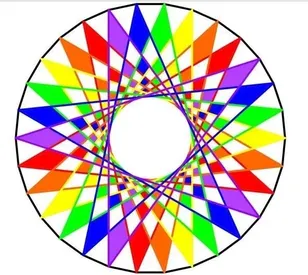
#> input picture Friday 08:30 - 10:30/E22CSEU1069_Adv_Cv_Labs/LAB_6/image.webp, 308 x 275 px, shrunk from 592 x 528 before the run, found by its file name
$ jupyter execute --allow-errors e22cseu1069_Lab6_Anmol_Pandey.ipynb   (older library calls are emulated)
#> lines starting #> are read from the running program, lines starting #| are printed output that depends on the picture; after the words box and inside, x2 and y2 are one past the last pixel; in counts of white or black regions, pixels touching at a corner belong together
[cell 1]
import cv2
import numpy as np
import matplotlib.pyplot as plt
from skimage import feature

# Load image
image = cv2.imread('/content/image.webp')
#> image is the input picture: shape (275, 308, 3); mean B, G, R 185.9, 194.8, 208.8
if image is None:
    print("Error: Image not found.")
else:
    print("Image loaded successfully.")

# Convert to HSV
hsv_image = cv2.cvtColor(image, cv2.COLOR_BGR2HSV)
#> hsv_image: shape (275, 308, 3); mean H, S, V 49.1, 83.1, 234.2

# Convert to Grayscale
gray = cv2.cvtColor(image, cv2.COLOR_BGR2GRAY)

# Apply Morphological Operations (to reduce noise)
kernel = np.ones((5,5), np.uint8)
morph_image = cv2.morphologyEx(gray, cv2.MORPH_CLOSE, kernel)

# Gabor Filter - Tuned Parameters
def apply_gabor(image):
    g_kernel = cv2.getGaborKernel(
        (21, 21),      # Kernel size
        5.0,           # Sigma (smoothness)
        np.pi / 4,     # Theta (orientation)
        10.0,          # Lambda (wavelength)
        0.5,           # Gamma (aspect ratio)
        0,             # Psi (phase offset)
        ktype=cv2.CV_32F
    )
    filtered_img = cv2.filter2D(image, cv2.CV_8UC3, g_kernel)
    return filtered_img

gabor_image = apply_gabor(morph_image)

# LBP for Texture
def extract_lbp(image):
    lbp = feature.local_binary_pattern(image, 8, 1, method='uniform')
    return lbp

lbp_image = extract_lbp(morph_image)

# Edge Detection using Canny
edges = cv2.Canny(gray, 80, 200)
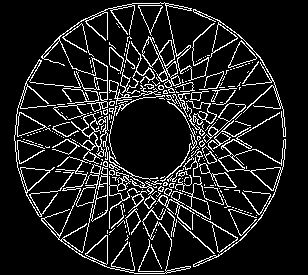
#> edges: shape (275, 308); 11.6% white in thin lines or dots, all inside (x1, y1, x2, y2) = (14, 2, 286, 274)

# Hough Transform - Tuned Line Detection
line_image = image.copy()
lines = cv2.HoughLinesP(edges, 1, np.pi/180, 100, minLineLength=20, maxLineGap=10)
#> lines = 35 rows, first 6: [17, 111, 240, 239], [107, 39, 107, 9], [137, 3, 242, 238], [58, 37, 163, 273], [58, 239, 86, 176], [122, 203, 283, 110]
if lines is not None:
    for line in lines:
        x1, y1, x2, y2 = line[0]
        cv2.line(line_image, (x1, y1), (x2, y2), (0, 255, 0), 2)
#> this loop made 35 passes
#> (x1, y1, x2, y2) on passes 1 to 12: (17, 111, 240, 239), (107, 39, 107, 9), (137, 3, 242, 238), (58, 37, 163, 273), (58, 239, 86, 176), (122, 203, 283, 110), (83, 19, 273, 190), (17, 109, 138, 96), (89, 140, 218, 256), (239, 88, 260, 58), (152, 181, 274, 194), (54, 107, 240, 87)
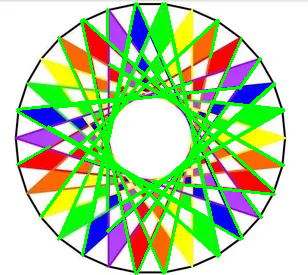
#> line_image: shape (275, 308, 3); 15.06% of pixels changed, all inside (x1, y1, x2, y2) = (16, 2, 285, 275)

# Hough Transform - Tuned Circle Detection
circle_image = image.copy()
circles = cv2.HoughCircles(gray, cv2.HOUGH_GRADIENT, 1, 30, param1=80, param2=40, minRadius=10, maxRadius=100)
#> circles = 21 rows, first 8: [133.5, 170.5, 99.4], [184.5, 113.5, 93.9], [177.5, 169.5, 93.9], [145.5, 133.5, 49.9], [195.5, 62.5, 47.7], [206.5, 196.5, 54.2], [157.5, 224.5, 48.8], [121.5, 54.5, 47.7]
if circles is not None:
    circles = np.uint16(np.around(circles))
#> circles = 21 rows, first 8: [134, 170, 99], [184, 114, 94], [178, 170, 94], [146, 134, 50], [196, 62, 48], [206, 196, 54], [158, 224, 49], [122, 54, 48]
    for i in circles[0, :]:
        cv2.circle(circle_image, (i[0], i[1]), i[2], (255, 0, 0), 2)
        cv2.circle(circle_image, (i[0], i[1]), 2, (0, 0, 255), 3)
#> this loop made 21 passes
#> i on passes 1 to 12: [134, 170, 99], [184, 114, 94], [178, 170, 94], [146, 134, 50], [196, 62, 48], [206, 196, 54], [158, 224, 49], [122, 54, 48], [218, 90, 52], [80, 192, 46], [120, 220, 48], [60, 130, 44]

# Plot Results
plt.figure(figsize=(15, 10))
plt.subplot(2, 3, 1), plt.imshow(cv2.cvtColor(hsv_image, cv2.COLOR_HSV2RGB)), plt.title("HSV Image")
plt.subplot(2, 3, 2), plt.imshow(gabor_image, cmap='gray'), plt.title("Gabor Filter (Tuned)")
plt.subplot(2, 3, 3), plt.imshow(lbp_image, cmap='gray'), plt.title("LBP")
plt.subplot(2, 3, 4), plt.imshow(edges, cmap='gray'), plt.title("Canny Edges")
plt.subplot(2, 3, 5), plt.imshow(cv2.cvtColor(line_image, cv2.COLOR_BGR2RGB)), plt.title("Hough Lines (Tuned)")
plt.subplot(2, 3, 6), plt.imshow(cv2.cvtColor(circle_image, cv2.COLOR_BGR2RGB)), plt.title("Hough Circles (Tuned)")
plt.tight_layout()
plt.show()

[cell 2]
import cv2
import numpy as np
import matplotlib.pyplot as plt
from skimage import feature

# Load image
image = cv2.imread('/content/image2.jpg')
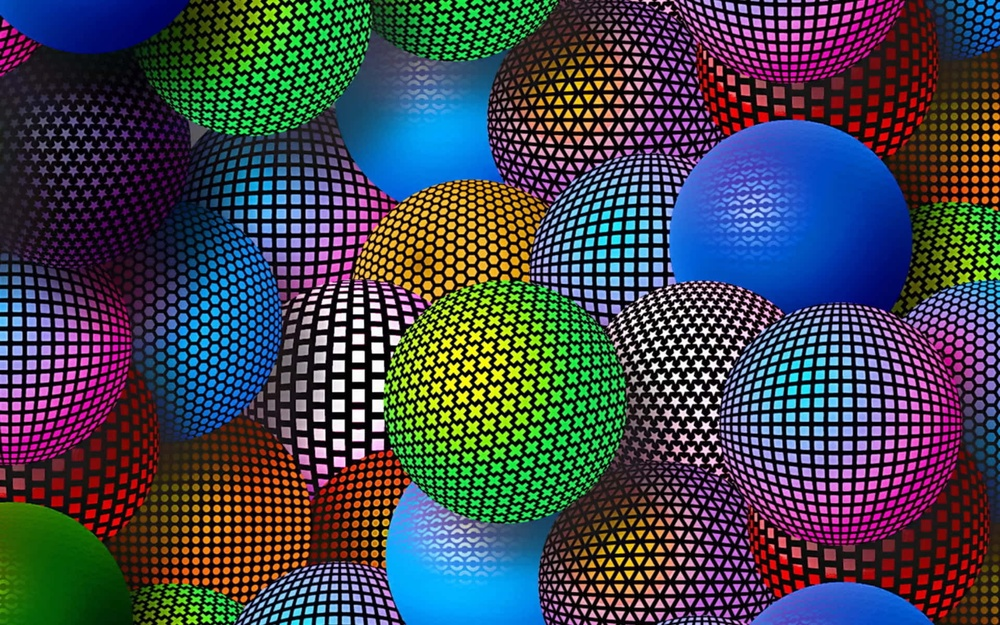
#> input picture Friday 08:30 - 10:30/E22CSEU1069_Adv_Cv_Labs/LAB_6/image2.jpg, 1000 x 625 px, shrunk from 1920 x 1200 before the run, found by its file name
#> image is the input picture: shape (625, 1000, 3); mean B, G, R 78.7, 68.3, 64.4
if image is None:
    print("Error: Image not found.")
else:
    print("Image loaded successfully.")

# Convert to HSV
hsv_image = cv2.cvtColor(image, cv2.COLOR_BGR2HSV)
#> hsv_image: shape (625, 1000, 3); mean H, S, V 95.9, 178.7, 107.4

# Convert to Grayscale
gray = cv2.cvtColor(image, cv2.COLOR_BGR2GRAY)
#> gray: shape (625, 1000)

# Apply Morphological Operations (to reduce noise)
kernel = np.ones((5,5), np.uint8)
morph_image = cv2.morphologyEx(gray, cv2.MORPH_CLOSE, kernel)
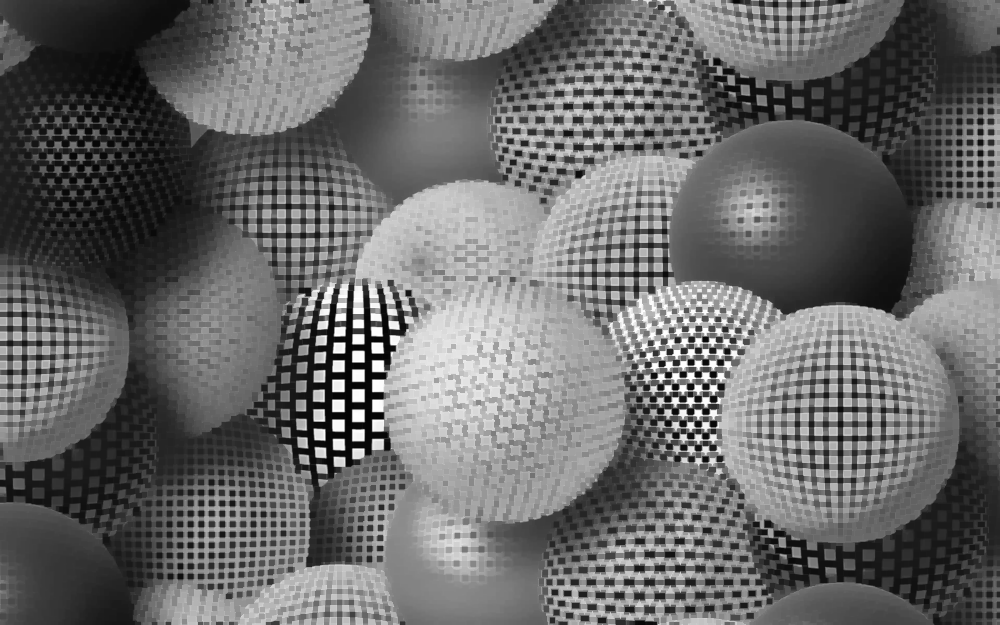
#> morph_image: shape (625, 1000); min 3, max 255, mean 105.4

# Gabor Filter - Tuned Parameters
def apply_gabor(image):
    g_kernel = cv2.getGaborKernel(
        (21, 21),      # Kernel size
        5.0,           # Sigma (smoothness)
        np.pi / 4,     # Theta (orientation)
        10.0,          # Lambda (wavelength)
        0.5,           # Gamma (aspect ratio)
        0,             # Psi (phase offset)
        ktype=cv2.CV_32F
    )
    filtered_img = cv2.filter2D(image, cv2.CV_8UC3, g_kernel)
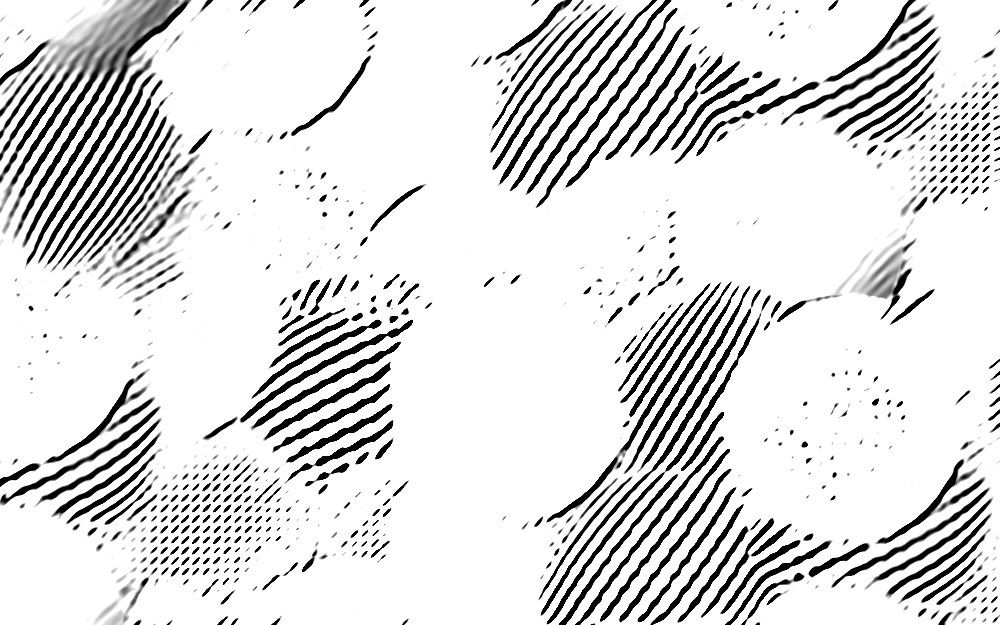
#> filtered_img: shape (625, 1000); min 0, max 255, mean 221.9
    return filtered_img

gabor_image = apply_gabor(morph_image)

# LBP for Texture
def extract_lbp(image):
    lbp = feature.local_binary_pattern(image, 8, 1, method='uniform')
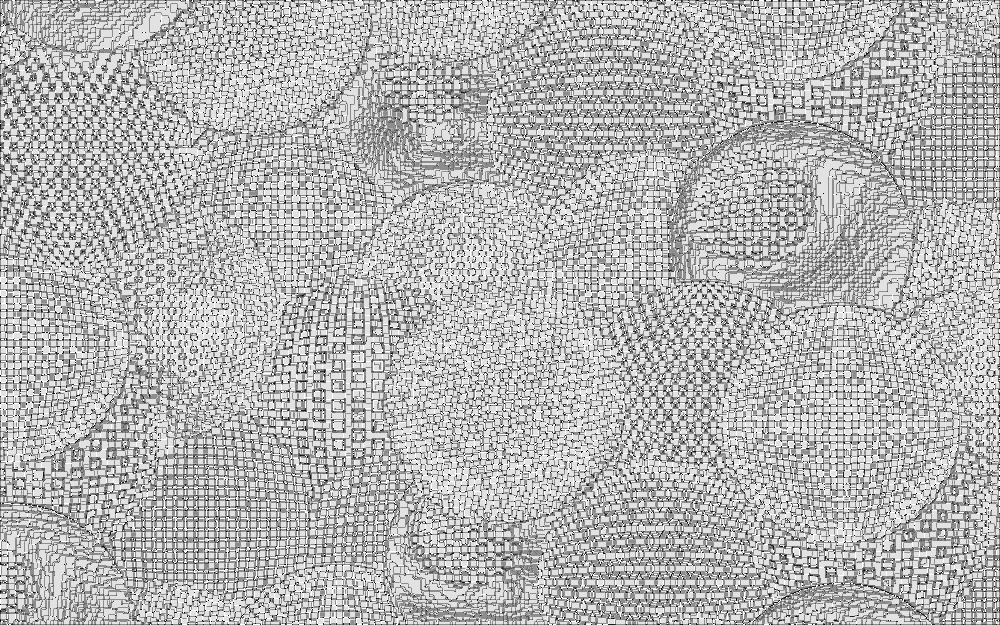
#> lbp: shape (625, 1000) float64; min 0, max 9, mean 6.37; drawn with min black and max white
    return lbp

lbp_image = extract_lbp(morph_image)

# Edge Detection using Canny
edges = cv2.Canny(gray, 80, 200)
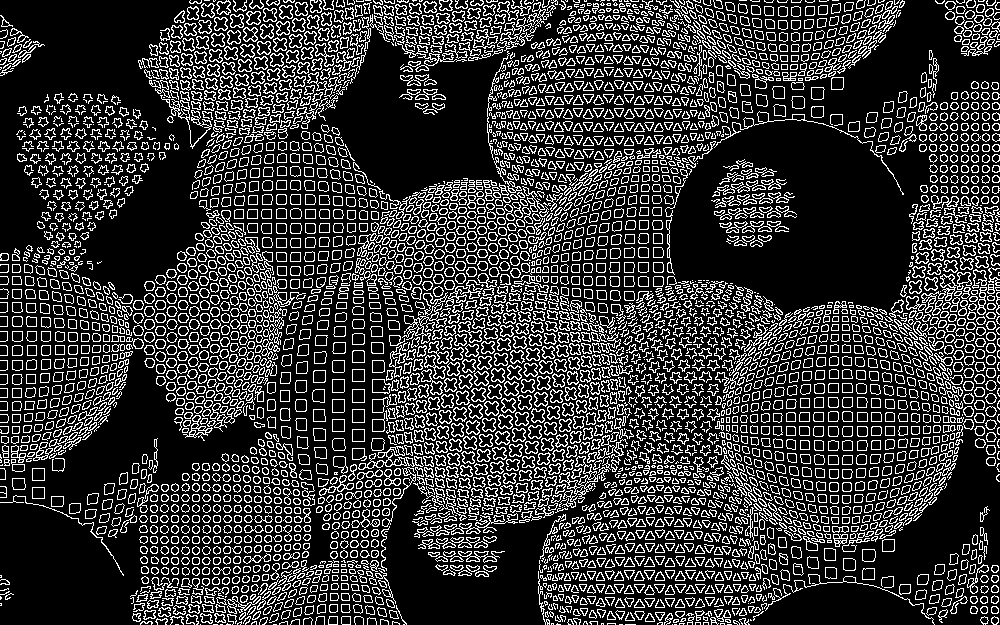
#> edges: shape (625, 1000); 21.2% white in thin lines or dots

# Hough Transform - Tuned Line Detection
line_image = image.copy()
lines = cv2.HoughLinesP(edges, 1, np.pi/180, 100, minLineLength=20, maxLineGap=10)
#> lines = 2628 rows, first 6: [324, 135, 785, 596], [164, 619, 326, 457], [388, 437, 824, 1], [162, 30, 602, 470], [187, 11, 429, 253], [688, 577, 734, 623]
if lines is not None:
    for line in lines:
        x1, y1, x2, y2 = line[0]
        cv2.line(line_image, (x1, y1), (x2, y2), (0, 255, 0), 2)
#> this loop made 2628 passes
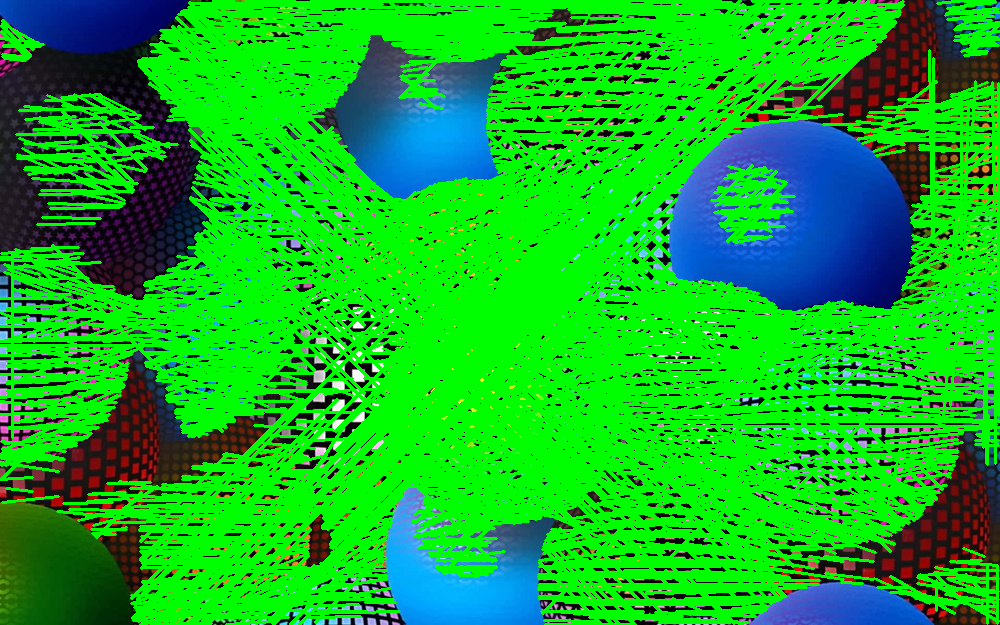
#> line_image: shape (625, 1000, 3); mean B, G, R 33.3, 179.9, 16

# Hough Transform - Tuned Circle Detection
circle_image = image.copy()
circles = cv2.HoughCircles(gray, cv2.HOUGH_GRADIENT, 1, 30, param1=80, param2=40, minRadius=10, maxRadius=100)
#> circles = 422 rows, first 8: [514.5, 421.5, 99.4], [483.5, 396.5, 99.4], [524.5, 392.5, 99.4], [862.5, 423.5, 99.4], [179.5, 328.5, 99.4], [468.5, 280.5, 99.4], [829.5, 406.5, 99.4], [341.5, 384.5, 99.4]
if circles is not None:
    circles = np.uint16(np.around(circles))
#> circles = 422 rows, first 8: [514, 422, 99], [484, 396, 99], [524, 392, 99], [862, 424, 99], [180, 328, 99], [468, 280, 99], [830, 406, 99], [342, 384, 99]
    for i in circles[0, :]:
        cv2.circle(circle_image, (i[0], i[1]), i[2], (255, 0, 0), 2)
        cv2.circle(circle_image, (i[0], i[1]), 2, (0, 0, 255), 3)
#> this loop made 422 passes
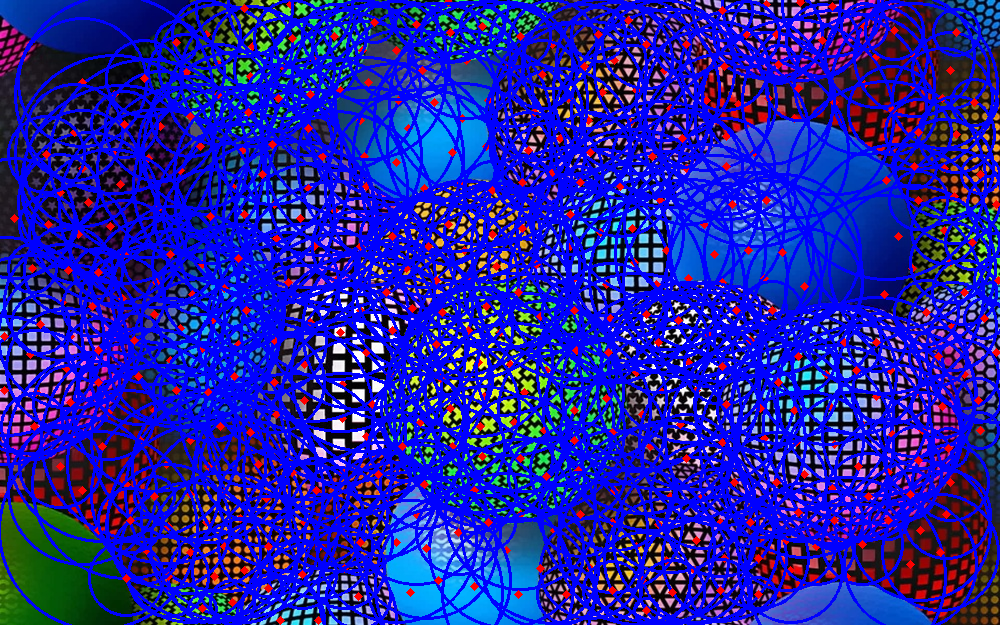
#> circle_image: shape (625, 1000, 3); mean B, G, R 165.3, 32.3, 34.3

# Plot Results
plt.figure(figsize=(15, 10))
plt.subplot(2, 3, 1), plt.imshow(cv2.cvtColor(hsv_image, cv2.COLOR_HSV2RGB)), plt.title("HSV Image")
plt.subplot(2, 3, 2), plt.imshow(gabor_image, cmap='gray'), plt.title("Gabor Filter (Tuned)")
plt.subplot(2, 3, 3), plt.imshow(lbp_image, cmap='gray'), plt.title("LBP")
plt.subplot(2, 3, 4), plt.imshow(edges, cmap='gray'), plt.title("Canny Edges")
plt.subplot(2, 3, 5), plt.imshow(cv2.cvtColor(line_image, cv2.COLOR_BGR2RGB)), plt.title("Hough Lines (Tuned)")
plt.subplot(2, 3, 6), plt.imshow(cv2.cvtColor(circle_image, cv2.COLOR_BGR2RGB)), plt.title("Hough Circles (Tuned)")
plt.tight_layout()
plt.show()
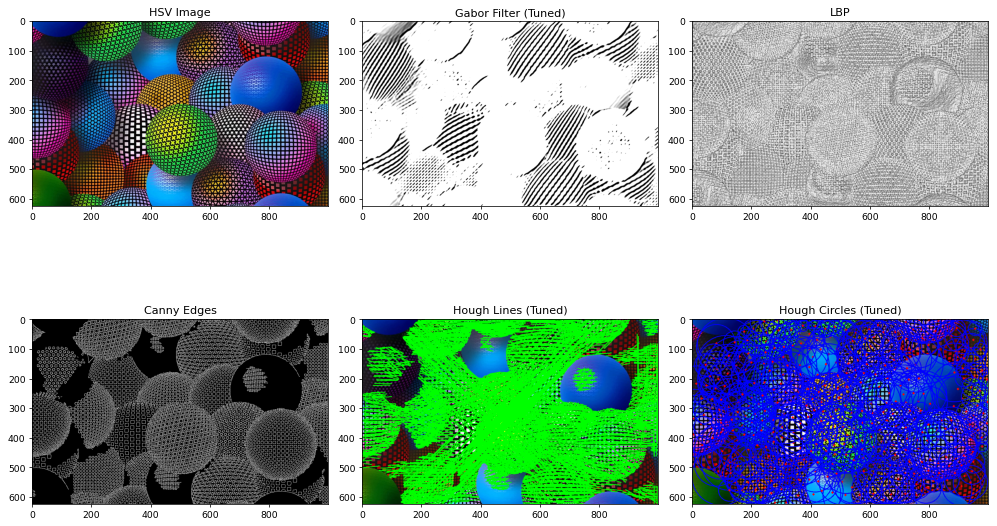
#> figure drawn by matplotlib, 6 panels
